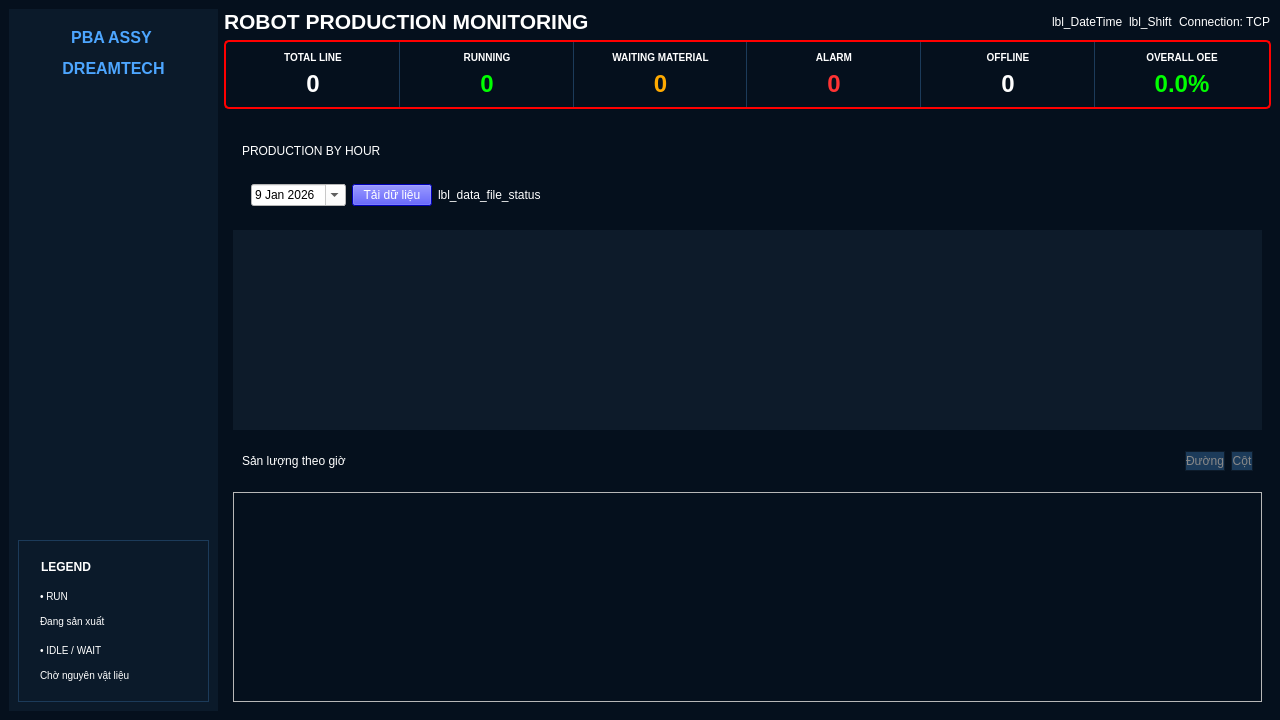
<?xml version="1.0" encoding="UTF-8"?>
<ui version="4.0">
 <class>MainWindow</class>
 <widget class="QMainWindow" name="MainWindow">
  <property name="geometry">
   <rect>
    <x>0</x>
    <y>0</y>
    <width>1280</width>
    <height>720</height>
   </rect>
  </property>
  <property name="windowTitle">
   <string>FactoryMonitor - Production Overview</string>
  </property>
  <property name="styleSheet">
   <string>
QMainWindow {
    background-color: #05101d;
}
QWidget {
    color: white;
    font-family: Arial, sans-serif;
}
   </string>
  </property>
  <widget class="QWidget" name="centralwidget">
   <layout class="QHBoxLayout" name="horizontalLayout_Main" stretch="1,5">
    <item>
     <widget class="QFrame" name="frame_Sidebar">
      <property name="styleSheet">
       <string>
QFrame#frame_Sidebar {
    background-color: #0b1a2a;
}
QPushButton {
    text-align: left;
    padding: 10px;
    background-color: transparent;
    border: none;
    font-weight: bold;
    font-size: 11px;
}
QPushButton:hover {
    background-color: #1c3b5a;
}
QPushButton:checked {
    background-color: #1c3b5a;
    border-left: 3px solid red;
}
       </string>
      </property>
      <layout class="QVBoxLayout" name="verticalLayout_Sidebar">
       <item>
        <widget class="QLabel" name="lbl_Logo">
         <property name="font">
          <font>
           <family>Arial</family>
           <pointsize>12</pointsize>
           <weight>75</weight>
           <bold>true</bold>
          </font>
         </property>
         <property name="styleSheet">
          <string>color: #4da6ff; padding: 10px;</string>
         </property>
         <property name="text">
          <string>&lt;html&gt;&lt;head/&gt;&lt;body&gt;&lt;p&gt;PBA ASSY &lt;/p&gt;&lt;p&gt;DREAMTECH&lt;/p&gt;&lt;/body&gt;&lt;/html&gt;</string>
         </property>
         <property name="alignment">
          <set>Qt::AlignCenter</set>
         </property>
        </widget>
       </item>
       <item>
        <widget class="QTreeWidget" name="tree_menu">
         <property name="styleSheet">
          <string>
QTreeWidget {
    background-color: transparent;
    color: #b0c4de;
    border: none;
    font-size: 13px;
    font-weight: bold;
    outline: 0;
}
QTreeWidget::item {
    height: 45px;
    border-bottom: 1px solid #1c2b42;
}
QTreeWidget::item:hover {
    background-color: #162842;
    color: white;
}
QTreeWidget::item:selected {
    background-color: #1a426e;
    color: #00ffff;
    border-left: 4px solid #00ffff;
}
QTreeWidget::branch:has-children:!has-siblings:closed,
QTreeWidget::branch:closed:has-children:has-siblings {
    border-image: none;
    image: none;
}
          </string>
         </property>
         <property name="headerHidden">
          <bool>true</bool>
         </property>
         <column>
          <property name="text">
           <string notr="true">1</string>
          </property>
         </column>
        </widget>
       </item>
       <item>
        <widget class="QFrame" name="frame_Legend">
         <property name="styleSheet">
          <string>border: 1px solid #1c3b5a; padding: 5px;</string>
         </property>
         <layout class="QVBoxLayout" name="verticalLayout_Legend">
          <item>
           <widget class="QLabel" name="lbl_LegendTitle">
            <property name="font">
             <font>
              <family>Arial</family>
              <weight>75</weight>
              <bold>true</bold>
             </font>
            </property>
            <property name="styleSheet">
             <string>border: none;</string>
            </property>
            <property name="text">
             <string>LEGEND</string>
            </property>
           </widget>
          </item>
          <item>
           <widget class="QLabel" name="lbl_LegendRun">
            <property name="styleSheet">
             <string>border: none; font-size: 10px;</string>
            </property>
            <property name="text">
             <string>&lt;html&gt;&lt;head/&gt;&lt;body&gt;&lt;p&gt;• RUN&lt;/p&gt;&lt;p&gt;  Đang sản xuất&lt;/p&gt;&lt;/body&gt;&lt;/html&gt;</string>
            </property>
           </widget>
          </item>
          <item>
           <widget class="QLabel" name="lbl_LegendIdle">
            <property name="styleSheet">
             <string>border: none; font-size: 10px;</string>
            </property>
            <property name="text">
             <string>&lt;html&gt;&lt;head/&gt;&lt;body&gt;&lt;p&gt;• IDLE / WAIT&lt;/p&gt;&lt;p&gt;  Chờ nguyên vật liệu&lt;/p&gt;&lt;/body&gt;&lt;/html&gt;</string>
            </property>
           </widget>
          </item>
         </layout>
        </widget>
       </item>
      </layout>
     </widget>
    </item>
    <item>
     <layout class="QVBoxLayout" name="verticalLayout_Main">
      <item>
       <layout class="QHBoxLayout" name="horizontalLayout_Top">
        <item>
         <widget class="QLabel" name="lbl_MainTitle">
          <property name="font">
           <font>
            <family>Arial</family>
            <pointsize>16</pointsize>
            <weight>75</weight>
            <bold>true</bold>
           </font>
          </property>
          <property name="text">
           <string>ROBOT PRODUCTION MONITORING</string>
          </property>
         </widget>
        </item>
        <item>
         <spacer name="horizontalSpacer_Top">
          <property name="orientation">
           <enum>Qt::Horizontal</enum>
          </property>
          <property name="sizeHint" stdset="0">
           <size>
            <width>0</width>
            <height>0</height>
           </size>
          </property>
         </spacer>
        </item>
        <item>
         <widget class="QLabel" name="lbl_DateTime">
          <property name="text">
           <string>lbl_DateTime</string>
          </property>
         </widget>
        </item>
        <item>
         <widget class="QLabel" name="lbl_Shift">
          <property name="text">
           <string>lbl_Shift</string>
          </property>
         </widget>
        </item>
        <item>
         <widget class="QLabel" name="lbl_Connection">
          <property name="text">
           <string>Connection: TCP</string>
          </property>
         </widget>
        </item>
       </layout>
      </item>
      <item>
       <widget class="QFrame" name="frame_Summary">
        <property name="styleSheet">
         <string>
QFrame#frame_Summary {
    border: 2px solid red;
    border-radius: 5px;
    background-color: #05101d;
}
QFrame#card_TotalLine, QFrame#card_Running, QFrame#card_Waiting, QFrame#card_Alarm, QFrame#card_Offline {
    border-right: 1px solid #1c3b5a;
    background-color: transparent;
}
QLabel {
    border: none;
}
         </string>
        </property>
        <layout class="QHBoxLayout" name="horizontalLayout_Summary">
         <property name="spacing">
          <number>0</number>
         </property>
         <property name="leftMargin">
          <number>0</number>
         </property>
         <property name="topMargin">
          <number>0</number>
         </property>
         <property name="rightMargin">
          <number>0</number>
         </property>
         <property name="bottomMargin">
          <number>0</number>
         </property>
         <item>
          <widget class="QFrame" name="card_TotalLine">
           <layout class="QVBoxLayout" name="v1">
            <item>
             <widget class="QLabel" name="t1">
              <property name="styleSheet">
               <string>font-size: 10px; font-weight: bold;</string>
              </property>
              <property name="text">
               <string>TOTAL LINE</string>
              </property>
              <property name="alignment">
               <set>Qt::AlignCenter</set>
              </property>
             </widget>
            </item>
            <item>
             <widget class="QLabel" name="lbl_sum_total">
              <property name="styleSheet">
               <string>font-size: 24px; font-weight: bold;</string>
              </property>
              <property name="text">
               <string>0</string>
              </property>
              <property name="alignment">
               <set>Qt::AlignCenter</set>
              </property>
             </widget>
            </item>
           </layout>
          </widget>
         </item>
         <item>
          <widget class="QFrame" name="card_Running">
           <layout class="QVBoxLayout" name="v2">
            <item>
             <widget class="QLabel" name="t2">
              <property name="styleSheet">
               <string>font-size: 10px; font-weight: bold;</string>
              </property>
              <property name="text">
               <string>RUNNING</string>
              </property>
              <property name="alignment">
               <set>Qt::AlignCenter</set>
              </property>
             </widget>
            </item>
            <item>
             <widget class="QLabel" name="lbl_sum_running">
              <property name="styleSheet">
               <string>font-size: 24px; font-weight: bold; color: #00ff00;</string>
              </property>
              <property name="text">
               <string>0</string>
              </property>
              <property name="alignment">
               <set>Qt::AlignCenter</set>
              </property>
             </widget>
            </item>
           </layout>
          </widget>
         </item>
         <item>
          <widget class="QFrame" name="card_Waiting">
           <layout class="QVBoxLayout" name="v3">
            <item>
             <widget class="QLabel" name="t3">
              <property name="styleSheet">
               <string>font-size: 10px; font-weight: bold;</string>
              </property>
              <property name="text">
               <string>WAITING MATERIAL</string>
              </property>
              <property name="alignment">
               <set>Qt::AlignCenter</set>
              </property>
             </widget>
            </item>
            <item>
             <widget class="QLabel" name="lbl_sum_waiting">
              <property name="styleSheet">
               <string>font-size: 24px; font-weight: bold; color: #ffaa00;</string>
              </property>
              <property name="text">
               <string>0</string>
              </property>
              <property name="alignment">
               <set>Qt::AlignCenter</set>
              </property>
             </widget>
            </item>
           </layout>
          </widget>
         </item>
         <item>
          <widget class="QFrame" name="card_Alarm">
           <layout class="QVBoxLayout" name="v4">
            <item>
             <widget class="QLabel" name="t4">
              <property name="styleSheet">
               <string>font-size: 10px; font-weight: bold;</string>
              </property>
              <property name="text">
               <string>ALARM</string>
              </property>
              <property name="alignment">
               <set>Qt::AlignCenter</set>
              </property>
             </widget>
            </item>
            <item>
             <widget class="QLabel" name="lbl_sum_alarm">
              <property name="styleSheet">
               <string>font-size: 24px; font-weight: bold; color: #ff3333;</string>
              </property>
              <property name="text">
               <string>0</string>
              </property>
              <property name="alignment">
               <set>Qt::AlignCenter</set>
              </property>
             </widget>
            </item>
           </layout>
          </widget>
         </item>
         <item>
          <widget class="QFrame" name="card_Offline">
           <layout class="QVBoxLayout" name="v5">
            <item>
             <widget class="QLabel" name="t5">
              <property name="styleSheet">
               <string>font-size: 10px; font-weight: bold;</string>
              </property>
              <property name="text">
               <string>OFFLINE</string>
              </property>
              <property name="alignment">
               <set>Qt::AlignCenter</set>
              </property>
             </widget>
            </item>
            <item>
             <widget class="QLabel" name="lbl_sum_offline">
              <property name="styleSheet">
               <string>font-size: 24px; font-weight: bold;</string>
              </property>
              <property name="text">
               <string>0</string>
              </property>
              <property name="alignment">
               <set>Qt::AlignCenter</set>
              </property>
             </widget>
            </item>
           </layout>
          </widget>
         </item>
         <item>
          <widget class="QFrame" name="card_OEE">
           <layout class="QVBoxLayout" name="v6">
            <item>
             <widget class="QLabel" name="t6">
              <property name="styleSheet">
               <string>font-size: 10px; font-weight: bold;</string>
              </property>
              <property name="text">
               <string>OVERALL OEE</string>
              </property>
              <property name="alignment">
               <set>Qt::AlignCenter</set>
              </property>
             </widget>
            </item>
            <item>
             <widget class="QLabel" name="lbl_sum_oee">
              <property name="styleSheet">
               <string>font-size: 24px; font-weight: bold; color: #00ff00;</string>
              </property>
              <property name="text">
               <string>0.0%</string>
              </property>
              <property name="alignment">
               <set>Qt::AlignCenter</set>
              </property>
             </widget>
            </item>
           </layout>
          </widget>
         </item>
        </layout>
       </widget>
      </item>
      <item>
       <widget class="QStackedWidget" name="stackedWidget">
        <property name="currentIndex">
         <number>3</number>
        </property>
        <widget class="QWidget" name="page_LineMonitor">
         <layout class="QVBoxLayout" name="verticalLayout_LineMonitor">
          <property name="leftMargin">
           <number>0</number>
          </property>
          <property name="topMargin">
           <number>0</number>
          </property>
          <property name="rightMargin">
           <number>0</number>
          </property>
          <property name="bottomMargin">
           <number>0</number>
          </property>
          <item>
           <widget class="QScrollArea" name="scrollArea">
            <property name="styleSheet">
             <string>QScrollArea { border: none; background-color: transparent; } QWidget#scrollAreaWidgetContents { background-color: transparent; }</string>
            </property>
            <property name="widgetResizable">
             <bool>true</bool>
            </property>
            <widget class="QWidget" name="scrollAreaWidgetContents">
             <property name="geometry">
              <rect>
               <x>0</x>
               <y>0</y>
               <width>1040</width>
               <height>574</height>
              </rect>
             </property>
             <layout class="QGridLayout" name="gridLayout_machines">
              <property name="leftMargin">
               <number>0</number>
              </property>
              <property name="topMargin">
               <number>0</number>
              </property>
              <property name="rightMargin">
               <number>0</number>
              </property>
              <property name="bottomMargin">
               <number>0</number>
              </property>
              <property name="spacing">
               <number>10</number>
              </property>
             </layout>
            </widget>
           </widget>
          </item>
         </layout>
        </widget>
        <widget class="QWidget" name="page_Equipment">
         <layout class="QVBoxLayout">
          <item>
           <widget class="QLabel" name="lbl_page_Equipment">
            <property name="styleSheet">
             <string>color: white; font-size: 20px;</string>
            </property>
            <property name="text">
             <string>Equipment Page (Coming Soon)</string>
            </property>
            <property name="alignment">
             <set>Qt::AlignCenter</set>
            </property>
           </widget>
          </item>
         </layout>
        </widget>
        <widget class="QWidget" name="page_AlarmHistory">
         <layout class="QVBoxLayout">
          <item>
           <widget class="QLabel" name="lbl_page_AlarmHistory">
            <property name="styleSheet">
             <string>color: white; font-size: 20px;</string>
            </property>
            <property name="text">
             <string>AlarmHistory Page (Coming Soon)</string>
            </property>
            <property name="alignment">
             <set>Qt::AlignCenter</set>
            </property>
           </widget>
          </item>
         </layout>
        </widget>
        <widget class="QWidget" name="page_Production">
         <layout class="QVBoxLayout">
          <item>
           <widget class="QWidget" name="widget_2" native="true">
            <property name="maximumSize">
             <size>
              <width>16777215</width>
              <height>100</height>
             </size>
            </property>
            <layout class="QVBoxLayout" name="verticalLayout_2">
             <item>
              <widget class="QLabel" name="lbl_production_header">
               <property name="maximumSize">
                <size>
                 <width>200</width>
                 <height>16777215</height>
                </size>
               </property>
               <property name="frameShape">
                <enum>QFrame::Box</enum>
               </property>
               <property name="lineWidth">
                <number>0</number>
               </property>
               <property name="text">
                <string>PRODUCTION BY HOUR</string>
               </property>
              </widget>
             </item>
             <item>
              <widget class="QWidget" name="widget" native="true">
               <layout class="QHBoxLayout" name="horizontalLayout">
                <item>
                 <widget class="QDateEdit" name="date_picker">
                  <property name="sizePolicy">
                   <sizepolicy hsizetype="Fixed" vsizetype="Fixed">
                    <horstretch>0</horstretch>
                    <verstretch>0</verstretch>
                   </sizepolicy>
                  </property>
                  <property name="styleSheet">
                   <string notr="true">/* Chỉnh màu cho ô hiển thị ngày */
QDateEdit {
    background-color: white;
    color: black;
}

/* Chỉnh màu chữ cho phần lịch (Calendar) bên trong */
QCalendarWidget QAbstractItemView:enabled {
    color: black;
    background-color: white;
}
QCalendarWidget QAbstractItemView:disabled {
    color: gray;
}

/* Chỉnh màu thanh điều hướng (tháng/năm) ở trên cùng của lịch */
QCalendarWidget QWidget#qt_calendar_navigationbar {
    background-color: #1c3b5a;
    color: white;
}</string>
                  </property>
                  <property name="dateTime">
                   <datetime>
                    <hour>0</hour>
                    <minute>0</minute>
                    <second>0</second>
                    <year>2026</year>
                    <month>1</month>
                    <day>9</day>
                   </datetime>
                  </property>
                  <property name="calendarPopup">
                   <bool>true</bool>
                  </property>
                 </widget>
                </item>
                <item>
                 <widget class="QPushButton" name="btn_load_data">
                  <property name="sizePolicy">
                   <sizepolicy hsizetype="Fixed" vsizetype="Fixed">
                    <horstretch>0</horstretch>
                    <verstretch>0</verstretch>
                   </sizepolicy>
                  </property>
                  <property name="maximumSize">
                   <size>
                    <width>150</width>
                    <height>16777215</height>
                   </size>
                  </property>
                  <property name="autoFillBackground">
                   <bool>false</bool>
                  </property>
                  <property name="styleSheet">
                   <string notr="true">background: #0000FF	
</string>
                  </property>
                  <property name="text">
                   <string>Tải dữ liệu</string>
                  </property>
                 </widget>
                </item>
                <item>
                 <widget class="QLabel" name="lbl_data_file_status">
                  <property name="sizePolicy">
                   <sizepolicy hsizetype="Fixed" vsizetype="Fixed">
                    <horstretch>0</horstretch>
                    <verstretch>0</verstretch>
                   </sizepolicy>
                  </property>
                  <property name="maximumSize">
                   <size>
                    <width>1000</width>
                    <height>400</height>
                   </size>
                  </property>
                  <property name="frameShape">
                   <enum>QFrame::Box</enum>
                  </property>
                  <property name="lineWidth">
                   <number>0</number>
                  </property>
                  <property name="text">
                   <string>lbl_data_file_status</string>
                  </property>
                 </widget>
                </item>
                <item>
                 <spacer name="horizontalSpacer">
                  <property name="orientation">
                   <enum>Qt::Horizontal</enum>
                  </property>
                  <property name="sizeHint" stdset="0">
                   <size>
                    <width>40</width>
                    <height>20</height>
                   </size>
                  </property>
                 </spacer>
                </item>
               </layout>
              </widget>
             </item>
            </layout>
           </widget>
          </item>
          <item>
           <widget class="QTableWidget" name="tbl_production">
            <property name="sizePolicy">
             <sizepolicy hsizetype="Expanding" vsizetype="Expanding">
              <horstretch>0</horstretch>
              <verstretch>0</verstretch>
             </sizepolicy>
            </property>
            <property name="maximumSize">
             <size>
              <width>16777215</width>
              <height>200</height>
             </size>
            </property>
            <property name="styleSheet">
             <string notr="true">QTableWidget {
    background-color: #0d1b2a;
    color: #b0c4de;
    gridline-color: #1c3b5a;
    border: none;
}
QTableWidget::item {
    background-color: #0d1b2a;
    color: #b0c4de;
}
QTableWidget::item:selected {
    background-color: #1a426e;
    color: white;
}
QHeaderView::section {
    background-color: #1c3b5a;
    color: white;
    border: 1px solid #0d1b2a;
    padding: 4px;
}</string>
            </property>
           </widget>
          </item>
          <item>
           <widget class="QWidget" name="widget_3" native="true">
            <property name="maximumSize">
             <size>
              <width>16777215</width>
              <height>50</height>
             </size>
            </property>
            <layout class="QHBoxLayout" name="horizontalLayout_2">
             <item>
              <widget class="QLabel" name="lbl_product_in_hour">
               <property name="sizePolicy">
                <sizepolicy hsizetype="Maximum" vsizetype="Preferred">
                 <horstretch>0</horstretch>
                 <verstretch>0</verstretch>
                </sizepolicy>
               </property>
               <property name="maximumSize">
                <size>
                 <width>300</width>
                 <height>20</height>
                </size>
               </property>
               <property name="text">
                <string>Sản lượng theo giờ</string>
               </property>
              </widget>
             </item>
             <item>
              <spacer name="horizontalSpacer_2">
               <property name="orientation">
                <enum>Qt::Horizontal</enum>
               </property>
               <property name="sizeHint" stdset="0">
                <size>
                 <width>58</width>
                 <height>20</height>
                </size>
               </property>
              </spacer>
             </item>
             <item>
              <widget class="QPushButton" name="btn_chart_line">
               <property name="maximumSize">
                <size>
                 <width>16777215</width>
                 <height>20</height>
                </size>
               </property>
               <property name="styleSheet">
                <string notr="true">/* Khi nút KHÔNG được bấm (Trạng thái tối) */
QPushButton {
    background-color: #1c3b5a; /* Xanh đen */
    color: #888888;          /* Chữ xám */
    border: 1px solid #0d1b2a;
}
/* Khi nút ĐƯỢC CHỌN (Trạng thái sáng) */
QPushButton:checked {
    background-color: #3498db; /* Xanh dương sáng */
    color: white;            /* Chữ trắng */
    font-weight: bold;
}</string>
               </property>
               <property name="text">
                <string>Đường</string>
               </property>
              </widget>
             </item>
             <item>
              <widget class="QPushButton" name="btn_chart_bar">
               <property name="maximumSize">
                <size>
                 <width>16777215</width>
                 <height>20</height>
                </size>
               </property>
               <property name="styleSheet">
                <string notr="true">/* Khi nút KHÔNG được bấm (Trạng thái tối) */
QPushButton {
    background-color: #1c3b5a; /* Xanh đen */
    color: #888888;          /* Chữ xám */
    border: 1px solid #0d1b2a;
}
/* Khi nút ĐƯỢC CHỌN (Trạng thái sáng) */
QPushButton:checked {
    background-color: #3498db; /* Xanh dương sáng */
    color: white;            /* Chữ trắng */
    font-weight: bold;
}</string>
               </property>
               <property name="text">
                <string>Cột</string>
               </property>
              </widget>
             </item>
            </layout>
           </widget>
          </item>
          <item>
           <widget class="QFrame" name="frame_chart">
            <property name="frameShape">
             <enum>QFrame::StyledPanel</enum>
            </property>
            <property name="frameShadow">
             <enum>QFrame::Raised</enum>
            </property>
           </widget>
          </item>
         </layout>
        </widget>
        <widget class="QWidget" name="page_Quality">
         <layout class="QVBoxLayout">
          <item>
           <widget class="QLabel" name="lbl_page_Quality">
            <property name="styleSheet">
             <string>color: white; font-size: 20px;</string>
            </property>
            <property name="text">
             <string>Quality Page (Coming Soon)</string>
            </property>
            <property name="alignment">
             <set>Qt::AlignCenter</set>
            </property>
           </widget>
          </item>
         </layout>
        </widget>
        <widget class="QWidget" name="page_EnergyMonitor">
         <layout class="QVBoxLayout">
          <item>
           <widget class="QLabel" name="lbl_page_EnergyMonitor">
            <property name="styleSheet">
             <string>color: white; font-size: 20px;</string>
            </property>
            <property name="text">
             <string>EnergyMonitor Page (Coming Soon)</string>
            </property>
            <property name="alignment">
             <set>Qt::AlignCenter</set>
            </property>
           </widget>
          </item>
         </layout>
        </widget>
        <widget class="QWidget" name="page_Trend">
         <layout class="QVBoxLayout">
          <item>
           <widget class="QLabel" name="lbl_page_Trend">
            <property name="styleSheet">
             <string>color: white; font-size: 20px;</string>
            </property>
            <property name="text">
             <string>Trend Page (Coming Soon)</string>
            </property>
            <property name="alignment">
             <set>Qt::AlignCenter</set>
            </property>
           </widget>
          </item>
         </layout>
        </widget>
        <widget class="QWidget" name="page_DataLog">
         <layout class="QVBoxLayout" name="verticalLayout_DataLog">
          <item>
           <widget class="QLabel" name="label_DataLog_Content">
            <property name="styleSheet">
             <string>color: white; font-size: 24px;</string>
            </property>
            <property name="frameShape">
             <enum>QFrame::Box</enum>
            </property>
            <property name="lineWidth">
             <number>9</number>
            </property>
            <property name="text">
             <string>data received/sent</string>
            </property>
            <property name="alignment">
             <set>Qt::AlignCenter</set>
            </property>
           </widget>
          </item>
         </layout>
        </widget>
        <widget class="QWidget" name="page_SQLServer">
         <layout class="QVBoxLayout" name="vl_sqlserver">
          <property name="leftMargin">
           <number>8</number>
          </property>
          <property name="topMargin">
           <number>8</number>
          </property>
          <property name="rightMargin">
           <number>8</number>
          </property>
          <property name="bottomMargin">
           <number>8</number>
          </property>
          <item>
           <widget class="QLabel" name="lbl_sql_title">
            <property name="styleSheet">
             <string>color: white; font-size: 12px; font-weight: bold;</string>
            </property>
            <property name="text">
             <string>Data sent / Data receive</string>
            </property>
           </widget>
          </item>
          <item>
           <widget class="QTextEdit" name="txt_sql_log">
            <property name="styleSheet">
             <string>background-color: #0d1b2a; color: #c8d8e8; font-family: Consolas; font-size: 11px; border: 1px solid #1c3b5a;</string>
            </property>
            <property name="readOnly">
             <bool>true</bool>
            </property>
           </widget>
          </item>
         </layout>
        </widget>
       </widget>
      </item>
     </layout>
    </item>
   </layout>
  </widget>
 </widget>
 <resources/>
 <connections/>
</ui>
